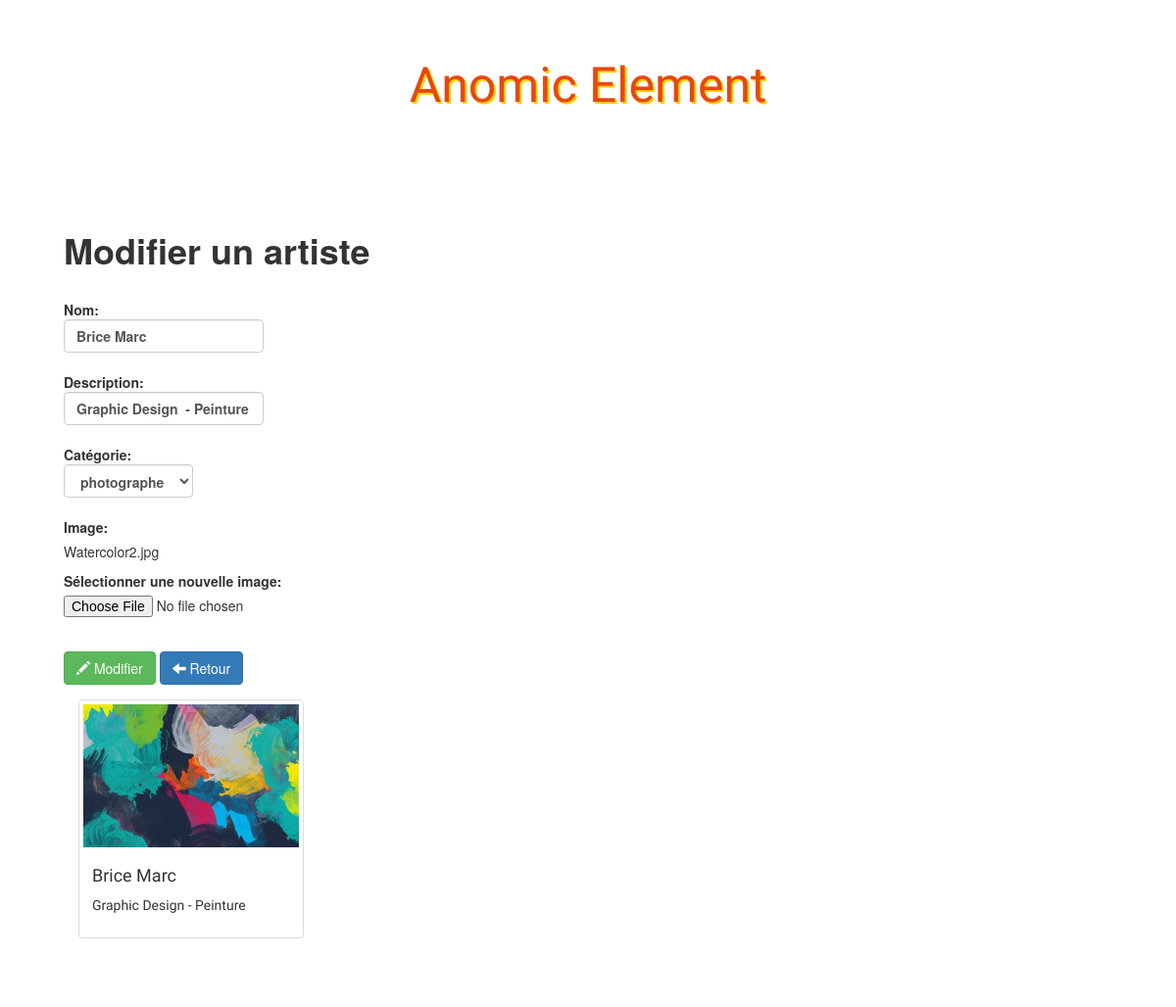
The app's page /adminArtiste/update.php?id=13 with its own data.
### tables this page shows
CREATE TABLE `artise` (
  `id` int(11) NOT NULL,
  `nomArtise` varchar(100) NOT NULL,
  `img` varchar(250) NOT NULL,
  `Categorie` int(100) DEFAULT NULL,
  `presentation` longtext NOT NULL,
  `createDate` date DEFAULT NULL,
  `updateDate` date DEFAULT NULL
);

### adminArtiste/update.php (the view, shortened to what this page needs)
<?php
    if(!empty($_GET['id']))
    {
        $id = checkInput($_GET['id']);
    }
    $nameError = $descriptionError = $categoryError = $imageError = $name = $description  = $category = $image = "";
    if(!empty($_POST))
    {
        $name               = checkInput($_POST['name']);
        $description        = checkInput($_POST['description']);
        $price              = checkInput($_POST['price']);
        $category           = checkInput($_POST['category']);
        $image              = checkInput($_FILES["image"]["name"]);
        $imagePath          = '../images/'. basename($image);
        $imageExtension     = pathinfo($imagePath,PATHINFO_EXTENSION);
        $isSuccess          = true;
        if(empty($name))
        {
            $nameError = 'Ce champ ne peut pas être vide';
            $isSuccess = false;
        }
        if(empty($description))
        {
            $descriptionError = 'Ce champ ne peut pas être vide';
            $isSuccess = false;
        }
        if(empty($price))
        {
            $priceError = 'Ce champ ne peut pas être vide';
            $isSuccess = false;
        }
        if(empty($category))
        {
            $categoryError = 'Ce champ ne peut pas être vide';
            $isSuccess = false;
        }
        if(empty($image))
        {
            $isImageUpdated = false;
        }
        else
        {
            $isImageUpdated = true;
            $isUploadSuccess =true;
            if($imageExtension != "jpg" && $imageExtension != "png" && $imageExtension != "jpeg" && $imageExtension != "gif" )
            {
                $imageError = "Les fichiers autorises sont: .jpg, .jpeg, .png, .gif";
                $isUploadSuccess = false;
            }
            if(file_exists($imagePath))
            {
                $imageError = "Le fichier existe deja";
                $isUploadSuccess = false;
            }
            if($_FILES["image"]["size"] > 500000)
            {
                $imageError = "Le fichier ne doit pas depasser les 500KB";
                $isUploadSuccess = false;
            }
            if($isUploadSuccess)
            {
                if(!move_uploaded_file($_FILES["image"]["tmp_name"], $imagePath))
                {
                    $imageError = "Il y a eu une erreur lors de l'upload";
                    $isUploadSuccess = false;
                }
            }
        }
        if (($isSuccess && $isImageUpdated && $isUploadSuccess) || ($isSuccess && !$isImageUpdated))
        {
            $db = Database::connect();
            if($isImageUpdated)
            {
                $statement = $db->prepare("UPDATE artise  set nomArtise = ?, presentation = ?,  category = ?, img = ? WHERE id = ?");
                $statement->execute(array($name,$description,$category,$image,$id));
            }
            else
            {
                $statement = $db->prepare("UPDATE artise  set name = ?, presentation = ?, , category = ? WHERE id = ?");
                $statement->execute(array($name,$description,$category,$id));
            }
            Database::disconnect();
            header("Location: index.php");
        }
        else if($isImageUpdated && !$isUploadSuccess)
        {
            $db = Database::connect();
            $statement = $db->prepare("SELECT * FROM artise where id = ?");
            $statement->execute(array($id));
            $item = $statement->fetch();
            $image          = $item['img'];
            Database::disconnect();
        }
    }
    else
    {
        $db = Database::connect();
        $statement = $db->prepare("SELECT * FROM artise where id = ?");
        $statement->execute(array($id));
        $item = $statement->fetch();
        $name           = $item['nomArtise'];
        $description    = $item['presentation'];
        $category       = $item['Categorie'];
        $image          = $item['img'];
    }
    function checkInput($data)
    {
      $data = trim($data);
      $data = stripslashes($data);
      $data = htmlspecialchars($data);
      return $data;
    }
?>
<!DOCTYPE html>
<html>
    <head>
        <link rel="stylesheet" href="https://maxcdn.bootstrapcdn.com/bootstrap/3.3.6/css/bootstrap.min.css">
        <link rel="stylesheet" href="../css/styles.css">
    </head>
    <body>
        <h1 class="text-logo"></span> Anomic Element </span></h1>
         <div class="container admin">
            <div class="row">
                <div class="col-sm-6">
                    <h1><strong>Modifier un artiste</strong></h1>
                    <br>
                    <form class="form" action="<?php echo 'update.php?id='.$id;?>" role="form" method="post" enctype="multipart/form-data">
                        <div class="form-group">
                            <label for="name">Nom:
                            <input type="text" class="form-control" id="name" name="name" placeholder="Nom" value="<?php echo $name;?>">
                        </div>
                        <div class="form-group">
                            <label for="description">Description:
                            <input type="text" class="form-control" id="description" name="description" placeholder="Description" value="<?php echo $description;?>">
                        </div>
                        <div class="form-group">
                        <div class="form-group">
                            <label for="category">Catégorie:
                            <select class="form-control" id="category" name="category">
                            <?php
                               $db = Database::connect();
                               foreach ($db->query('SELECT * FROM ar_cate') as $row)
                               {
                                    if($row['id'] == $category)
                                        echo '<option selected="selected" value="'. $row['id'] .'">'. $row['name_cate'] . '</option>';
                                    else
                                        echo '<option value="'. $row['id'] .'">'. $row['name_cate'] . '</option>';;
                               }
                            ?>
                            </select>
                        </div>
                        <div class="form-group">
                            <label for="image">Image:</label>
                            <p><?php echo $image;?></p>
                            <label for="image">Sélectionner une nouvelle image:</label>
                            <input type="file" id="image" name="image">
                        </div>
                        <br>
                        <div class="form-actions">
                            <button type="submit" class="btn btn-success"><span class="glyphicon glyphicon-pencil"></span> Modifier</button>
                            <a class="btn btn-primary" href="index.php"><span class="glyphicon glyphicon-arrow-left"></span> Retour</a>
                       </div>
                    </form>
                </div>
                <div class="col-sm-6 site">
                    <div class="thumbnail">
                        <img src="<?php echo '../images/'.$image;?>" alt="...">
                          <div class="caption">
                            <h4><?php echo $name;?></h4>
                            <p><?php echo $description;?></p>
                          </div>
                    </div>
                </div>
            </div>
        </div>
    </body>
</html>

### css/styles.css (style rules this page uses)
body { background: url(../images/bg.png); }
.site { font-family: 'Holtwood One SC', sans-serif; }
.text-logo { font-family: 'Holtwood One SC', sans-serif; color: #e7480f; text-shadow: 2px 2px #ffd301; font-size: 50px; padding: 40px 0px; text-align: center; }
.admin { background: #fff; padding: 50px; border-radius: 10px; }
:root { --navbar-background-color: #f2f2f2; --navbar-transition-speed: .2s; }

### records on screen
artise: name "Brice Marc", description "Graphic Design - Peinture", img "Watercolor2.jpg", img (picture), nomArtise "Brice Marc", presentation "Graphic Design - Peinture"

### other values on screen
form field category "photographe"
